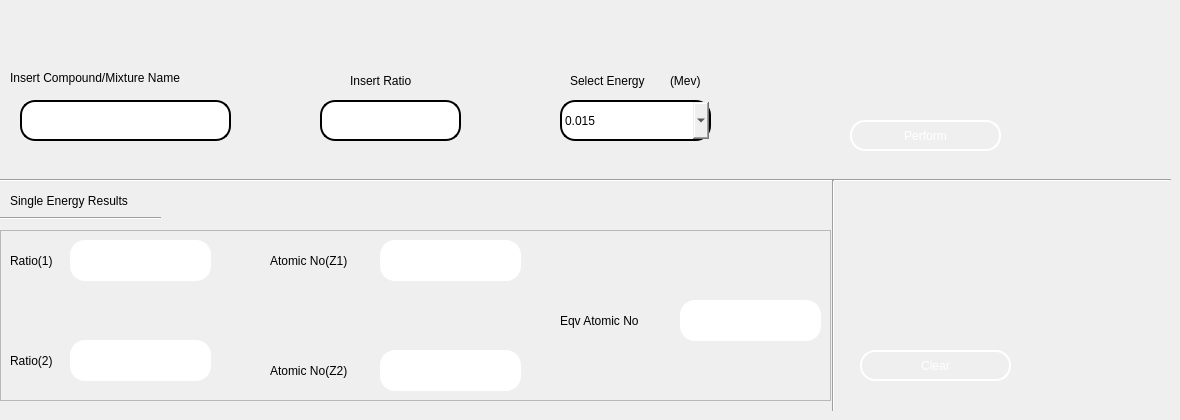
      <widget class="QWidget" name="tab">
       <attribute name="title">
        <string>Single Energy</string>
       </attribute>
       <widget class="QLabel" name="label_11">
        <property name="geometry">
         <rect>
          <x>350</x>
          <y>70</y>
          <width>91</width>
          <height>21</height>
         </rect>
        </property>
        <property name="styleSheet">
         <string notr="true">color: rgb(0, 0, 0);</string>
        </property>
        <property name="text">
         <string>Insert Ratio</string>
        </property>
       </widget>
       <widget class="QLineEdit" name="sin_eq_atm_ratio">
        <property name="geometry">
         <rect>
          <x>320</x>
          <y>100</y>
          <width>141</width>
          <height>41</height>
         </rect>
        </property>
        <property name="styleSheet">
         <string notr="true">font: 75 12pt &quot;MS Shell Dlg 2&quot;;
color: rgb(0, 0, 0);
border-style: solid;
border-color: black;
border-width: 2px;
border-radius: 15px;
</string>
        </property>
       </widget>
       <widget class="QLabel" name="label_12">
        <property name="geometry">
         <rect>
          <x>570</x>
          <y>70</y>
          <width>111</width>
          <height>21</height>
         </rect>
        </property>
        <property name="styleSheet">
         <string notr="true">color: rgb(0, 0, 0);</string>
        </property>
        <property name="text">
         <string>Select Energy</string>
        </property>
       </widget>
       <widget class="QPushButton" name="sin_eq_atm_perform_btn">
        <property name="geometry">
         <rect>
          <x>850</x>
          <y>120</y>
          <width>151</width>
          <height>31</height>
         </rect>
        </property>
        <property name="styleSheet">
         <string notr="true">color: rgb(255,255,255);
font: 75 12pt &quot;MS Shell Dlg 2&quot;;
border-style: solid;
border-color: white;
border-width: 2px;
border-radius: 15px;
background-image:url(C:/exabcal/img/top_bg234.png);

</string>
        </property>
        <property name="text">
         <string>Perform</string>
        </property>
       </widget>
       <widget class="Line" name="line_4">
        <property name="geometry">
         <rect>
          <x>0</x>
          <y>170</y>
          <width>1171</width>
          <height>21</height>
         </rect>
        </property>
        <property name="orientation">
         <enum>Qt::Horizontal</enum>
        </property>
       </widget>
       <widget class="QLabel" name="label_13">
        <property name="geometry">
         <rect>
          <x>10</x>
          <y>190</y>
          <width>161</width>
          <height>21</height>
         </rect>
        </property>
        <property name="styleSheet">
         <string notr="true">color: rgb(0, 0, 0);</string>
        </property>
        <property name="text">
         <string>Single Energy Results</string>
        </property>
       </widget>
       <widget class="Line" name="line_5">
        <property name="geometry">
         <rect>
          <x>0</x>
          <y>210</y>
          <width>161</width>
          <height>16</height>
         </rect>
        </property>
        <property name="orientation">
         <enum>Qt::Horizontal</enum>
        </property>
       </widget>
       <widget class="QPushButton" name="sin_eq_atm_clear_btn">
        <property name="geometry">
         <rect>
          <x>860</x>
          <y>350</y>
          <width>151</width>
          <height>31</height>
         </rect>
        </property>
        <property name="styleSheet">
         <string notr="true">color: rgb(255,255,255);
font: 75 12pt &quot;MS Shell Dlg 2&quot;;
border-style: solid;
border-color: white;
border-width: 2px;
border-radius: 15px;
background-image:url(C:/exabcal/img/tool_bg.png);


</string>
        </property>
        <property name="text">
         <string>Clear</string>
        </property>
       </widget>
       <widget class="Line" name="line_8">
        <property name="geometry">
         <rect>
          <x>823</x>
          <y>180</y>
          <width>20</width>
          <height>231</height>
         </rect>
        </property>
        <property name="orientation">
         <enum>Qt::Vertical</enum>
        </property>
       </widget>
       <widget class="QFrame" name="frame">
        <property name="geometry">
         <rect>
          <x>0</x>
          <y>230</y>
          <width>831</width>
          <height>171</height>
         </rect>
        </property>
        <property name="styleSheet">
         <string notr="true">background-image:url(C:/exabcal/img/table_bg);</string>
        </property>
        <property name="frameShape">
         <enum>QFrame::StyledPanel</enum>
        </property>
        <property name="frameShadow">
         <enum>QFrame::Raised</enum>
        </property>
        <widget class="QLabel" name="label_15">
         <property name="geometry">
          <rect>
           <x>10</x>
           <y>20</y>
           <width>61</width>
           <height>21</height>
          </rect>
         </property>
         <property name="styleSheet">
          <string notr="true">color: rgb(0, 0, 0);
font: 75 12pt &quot;MS Shell Dlg 2&quot;;</string>
         </property>
         <property name="text">
          <string>Ratio(1)</string>
         </property>
        </widget>
        <widget class="QLabel" name="label_16">
         <property name="geometry">
          <rect>
           <x>10</x>
           <y>120</y>
           <width>61</width>
           <height>21</height>
          </rect>
         </property>
         <property name="styleSheet">
          <string notr="true">color: rgb(0, 0, 0);
font: 75 12pt &quot;MS Shell Dlg 2&quot;;</string>
         </property>
         <property name="text">
          <string>Ratio(2)</string>
         </property>
        </widget>
        <widget class="QLabel" name="label_17">
         <property name="geometry">
          <rect>
           <x>270</x>
           <y>20</y>
           <width>111</width>
           <height>21</height>
          </rect>
         </property>
         <property name="styleSheet">
          <string notr="true">color: rgb(0, 0, 0);
font: 75 12pt &quot;MS Shell Dlg 2&quot;;</string>
         </property>
         <property name="text">
          <string>Atomic No(Z1)</string>
         </property>
        </widget>
        <widget class="QLabel" name="label_18">
         <property name="geometry">
          <rect>
           <x>270</x>
           <y>130</y>
           <width>111</width>
           <height>21</height>
          </rect>
         </property>
         <property name="styleSheet">
          <string notr="true">color: rgb(0, 0, 0);
font: 75 12pt &quot;MS Shell Dlg 2&quot;;</string>
         </property>
         <property name="text">
          <string>Atomic No(Z2)</string>
         </property>
        </widget>
        <widget class="QLabel" name="label_19">
         <property name="geometry">
          <rect>
           <x>560</x>
           <y>80</y>
           <width>111</width>
           <height>21</height>
          </rect>
         </property>
         <property name="styleSheet">
          <string notr="true">color: rgb(0, 0, 0);
font: 75 12pt &quot;MS Shell Dlg 2&quot;;</string>
         </property>
         <property name="text">
          <string>Eqv Atomic No</string>
         </property>
        </widget>
        <widget class="QLineEdit" name="sin_eq_atm_r1">
         <property name="geometry">
          <rect>
           <x>70</x>
           <y>10</y>
           <width>141</width>
           <height>41</height>
          </rect>
         </property>
         <property name="styleSheet">
          <string notr="true">color: rgb(255, 255, 255);
font: 75 12pt &quot;MS Shell Dlg 2&quot;;
border-style: solid;
border-color: white;
border-width: 2px;
border-radius: 15px;
background-image:url(C:/exabcal/img/app_bg.png);
</string>
         </property>
        </widget>
        <widget class="QLineEdit" name="sin_eq_atm_r2">
         <property name="geometry">
          <rect>
           <x>70</x>
           <y>110</y>
           <width>141</width>
           <height>41</height>
          </rect>
         </property>
         <property name="styleSheet">
          <string notr="true">color: rgb(255, 255, 255);
font: 75 12pt &quot;MS Shell Dlg 2&quot;;
border-style: solid;
border-color: white;
border-width: 2px;
border-radius: 15px;
background-image:url(C:/exabcal/img/app_bg.png);
</string>
         </property>
        </widget>
        <widget class="QLineEdit" name="sin_eq_atm_z1">
         <property name="geometry">
          <rect>
           <x>380</x>
           <y>10</y>
           <width>141</width>
           <height>41</height>
          </rect>
         </property>
         <property name="styleSheet">
          <string notr="true">color: rgb(255, 255, 255);
font: 75 12pt &quot;MS Shell Dlg 2&quot;;
border-style: solid;
border-color: white;
border-width: 2px;
border-radius: 15px;
background-image:url(C:/exabcal/img/app_bg.png);
</string>
         </property>
         <property name="text">
          <string/>
         </property>
        </widget>
        <widget class="QLineEdit" name="sin_eq_atm_z2">
         <property name="geometry">
          <rect>
           <x>380</x>
           <y>120</y>
           <width>141</width>
           <height>41</height>
          </rect>
         </property>
         <property name="styleSheet">
          <string notr="true">color: rgb(255, 255, 255);
font: 75 12pt &quot;MS Shell Dlg 2&quot;;
border-style: solid;
border-color: white;
border-width: 2px;
border-radius: 15px;
background-image:url(C:/exabcal/img/app_bg.png);
</string>
         </property>
        </widget>
        <widget class="QLineEdit" name="sin_eq_atm_ans">
         <property name="geometry">
          <rect>
           <x>680</x>
           <y>70</y>
           <width>141</width>
           <height>41</height>
          </rect>
         </property>
         <property name="styleSheet">
          <string notr="true">color: rgb(255, 255, 255);
font: 75 12pt &quot;MS Shell Dlg 2&quot;;
border-style: solid;
border-color: white;
border-width: 2px;
border-radius: 15px;
background-image:url(C:/exabcal/img/app_bg.png);
</string>
         </property>
        </widget>
       </widget>
       <widget class="QComboBox" name="eq_atm_energy_comboBox">
        <property name="geometry">
         <rect>
          <x>560</x>
          <y>100</y>
          <width>151</width>
          <height>41</height>
         </rect>
        </property>
        <property name="styleSheet">
         <string notr="true">font: 75 12pt &quot;MS Shell Dlg 2&quot;;
color: rgb(0, 0, 0);
border-style: solid;
border-color: black;
border-width: 2px;
border-radius: 15px;
</string>
        </property>
        <item>
         <property name="text">
          <string>0.015</string>
         </property>
        </item>
        <item>
         <property name="text">
          <string>0.020</string>
         </property>
        </item>
        <item>
         <property name="text">
          <string>0.030</string>
         </property>
        </item>
        <item>
         <property name="text">
          <string>0.040</string>
         </property>
        </item>
        <item>
         <property name="text">
          <string>0.050</string>
         </property>
        </item>
        <item>
         <property name="text">
          <string>0.060</string>
         </property>
        </item>
        <item>
         <property name="text">
          <string>0.080</string>
         </property>
        </item>
        <item>
         <property name="text">
          <string>0.100</string>
         </property>
        </item>
        <item>
         <property name="text">
          <string>0.150</string>
         </property>
        </item>
        <item>
         <property name="text">
          <string>0.200</string>
         </property>
        </item>
        <item>
         <property name="text">
          <string>0.300</string>
         </property>
        </item>
        <item>
         <property name="text">
          <string>0.400</string>
         </property>
        </item>
        <item>
         <property name="text">
          <string>0.500</string>
         </property>
        </item>
        <item>
         <property name="text">
          <string>0.600</string>
         </property>
        </item>
        <item>
         <property name="text">
          <string>0.800</string>
         </property>
        </item>
        <item>
         <property name="text">
          <string>1.000</string>
         </property>
        </item>
        <item>
         <property name="text">
          <string>1.500</string>
         </property>
        </item>
        <item>
         <property name="text">
          <string>2.000</string>
         </property>
        </item>
        <item>
         <property name="text">
          <string>3.000</string>
         </property>
        </item>
        <item>
         <property name="text">
          <string>4.000</string>
         </property>
        </item>
        <item>
         <property name="text">
          <string>5.000</string>
         </property>
        </item>
        <item>
         <property name="text">
          <string>6.000</string>
         </property>
        </item>
        <item>
         <property name="text">
          <string>8.000</string>
         </property>
        </item>
        <item>
         <property name="text">
          <string>10.00</string>
         </property>
        </item>
        <item>
         <property name="text">
          <string>15.00</string>
         </property>
        </item>
       </widget>
       <widget class="QLineEdit" name="sin_eq_atm_comp_name">
        <property name="geometry">
         <rect>
          <x>20</x>
          <y>100</y>
          <width>211</width>
          <height>41</height>
         </rect>
        </property>
        <property name="styleSheet">
         <string notr="true">font: 75 12pt &quot;MS Shell Dlg 2&quot;;
color: rgb(0, 0, 0);
border-style: solid;
border-color: black;
border-width: 2px;
border-radius: 15px;
</string>
        </property>
       </widget>
       <widget class="QLabel" name="label_4">
        <property name="geometry">
         <rect>
          <x>10</x>
          <y>70</y>
          <width>231</width>
          <height>16</height>
         </rect>
        </property>
        <property name="styleSheet">
         <string notr="true">color: rgb(0, 0, 0);</string>
        </property>
        <property name="text">
         <string>Insert Compound/Mixture Name</string>
        </property>
       </widget>
       <widget class="QLabel" name="label_47">
        <property name="geometry">
         <rect>
          <x>670</x>
          <y>70</y>
          <width>41</width>
          <height>21</height>
         </rect>
        </property>
        <property name="styleSheet">
         <string notr="true">color: rgb(0, 0, 0);</string>
        </property>
        <property name="text">
         <string>(Mev)</string>
        </property>
       </widget>
      </widget>
